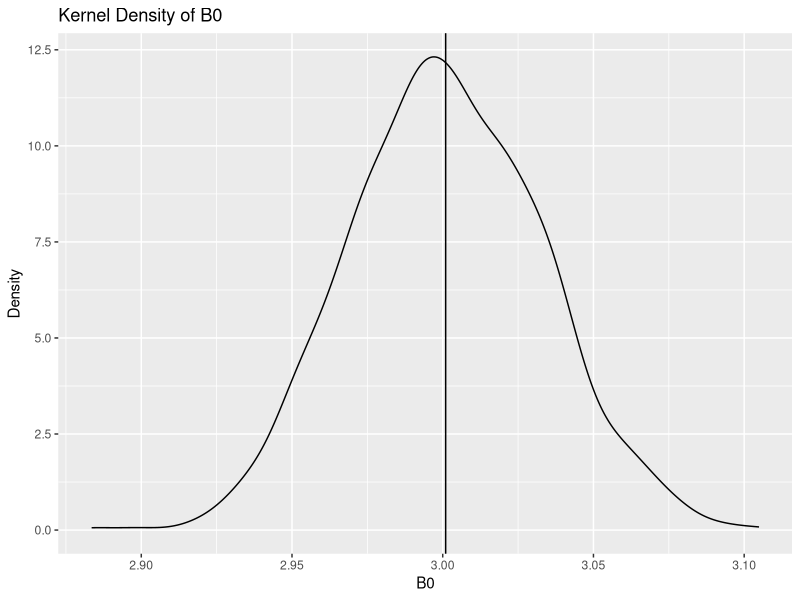
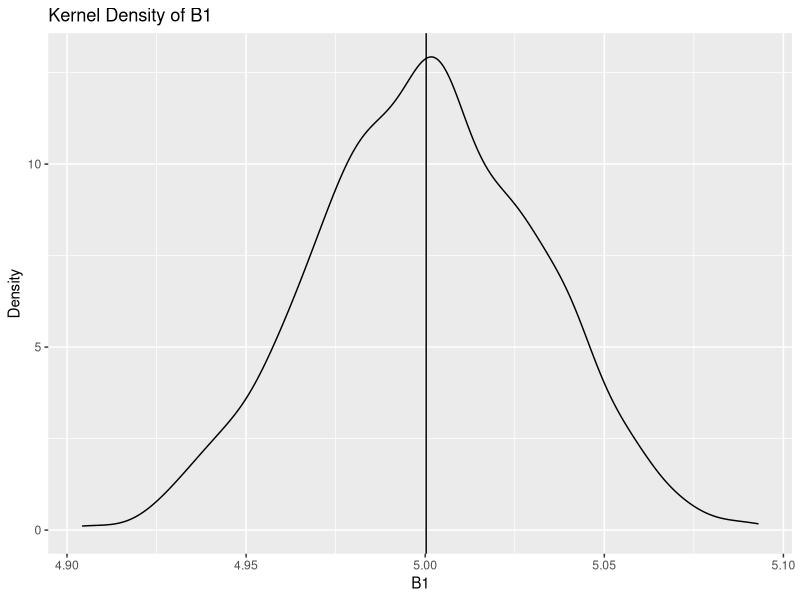
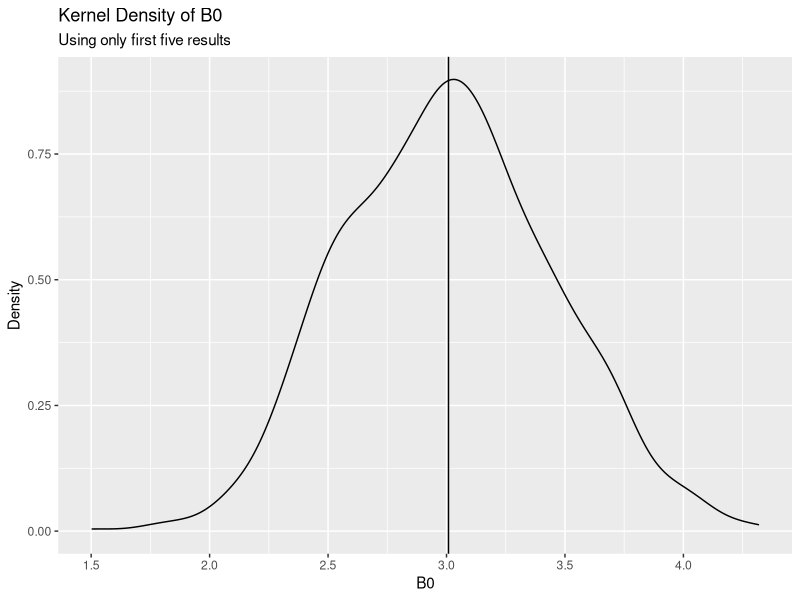
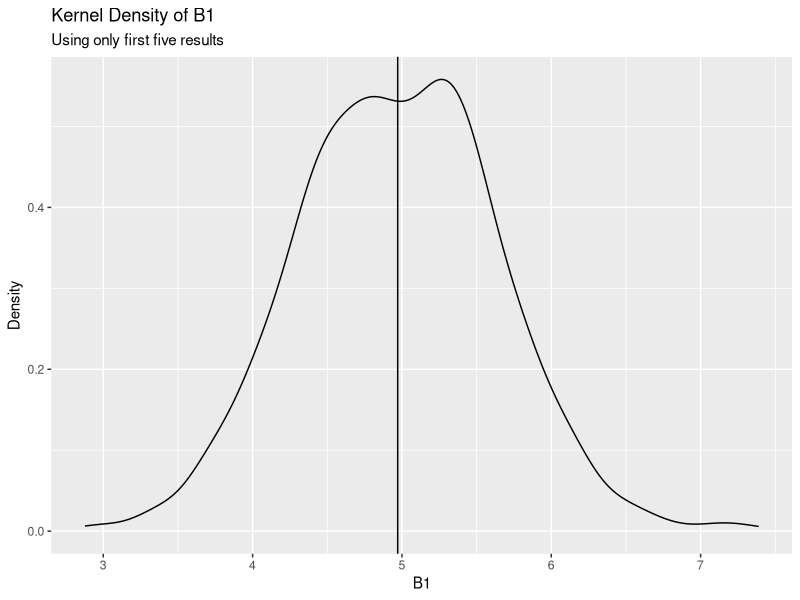

Write R code to recreate these figures, in order.
## ---- chunk 1
knitr::opts_chunk$set(echo = TRUE)
library(tidyverse)
library(stats)
library(readr)
set.seed(6800)
options(scipen = 999)
## ---- chunk 2
data <- read.csv("x.csv")
## ---- chunk 3
dataframe <- data.frame(matrix(ncol = 3, nrow = 1000))

for(i in 1:1000){
maindata <- data %>%
  mutate(u = rnorm(1000)) %>%
  mutate(y = (3 + 5*`x` + `u`))

regression <- lm(y ~ x, data = maindata)

m <- summary(regression)

dataframe$X1[i] <- regression$coefficients[1]

dataframe$X2[i] <- regression$coefficients[2]

dataframe$X3[i] <- m$sigma
}
## ---- chunk 4
ggplot(dataframe, aes(X1)) +
  geom_density() +
  labs(x = "B0", 
       y = "Density",
       title = "Kernel Density of B0") +
  geom_vline(xintercept = mean(dataframe$X1))

ggplot(dataframe, aes(X2)) +
  geom_density() +
  labs(x = "B1",
       y = "Density",
       title = "Kernel Density of B1") +
  geom_vline(xintercept = mean(dataframe$X2))
## ---- chunk 5
dataframe2 <- data.frame(matrix(ncol = 3, nrow = 1000))

for(i in 1:1000){
maindata <- data %>%
  mutate(u = rnorm(1000)) %>%
  mutate(y = (3 + 5*`x` + `u`))

bdata <- maindata[1:5,]

regression <- lm(y ~ x, data = bdata)

m <- summary(regression)

dataframe2$X1[i] <- regression$coefficients[1]

dataframe2$X2[i] <- regression$coefficients[2]

dataframe2$X3[i] <- m$sigma
}
## ---- chunk 6
ggplot(dataframe2, aes(X1)) +
  geom_density() +
  labs(x = "B0", 
       y = "Density",
       title = "Kernel Density of B0",
       subtitle = "Using only first five results") +
  geom_vline(xintercept = mean(dataframe2$X1))

ggplot(dataframe2, aes(X2)) +
  geom_density() +
  labs(x = "B1",
       y = "Density",
       title = "Kernel Density of B1",
       subtitle = "Using only first five results") +
  geom_vline(xintercept = mean(dataframe2$X2))
## ---- chunk 7
dataframe3 <- data.frame(matrix(ncol = 3, nrow = 1000))

for(i in 1:1000){
maindata <- data %>%
  mutate(u = runif(n = 1000, min = -1, max = 1)) %>%
  mutate(y = (3 + 5*`x` + `u`))

regression <- lm(y ~ x, data = maindata)

m <- summary(regression)

dataframe3$X1[i] <- regression$coefficients[1]

dataframe3$X2[i] <- regression$coefficients[2]

dataframe3$X3[i] <- m$sigma
}

dataframe4 <- data.frame(matrix(ncol = 3, nrow = 1000))

for(i in 1:1000){
maindata <- data %>%
  mutate(u = runif(n = 1000, min = -1, max = 1)) %>%
  mutate(y = (3 + 5*`x` + `u`))

ddata <- maindata[1:5,]

regression <- lm(y ~ x, data = ddata)

m <- summary(regression)

dataframe4$X1[i] <- regression$coefficients[1]

dataframe4$X2[i] <- regression$coefficients[2]

dataframe4$X3[i] <- m$sigma
}
## ---- chunk 8
hibbs <- read.csv("hibbs.csv")
## ---- chunk 9
reg2a <- lm(unemployment ~ percleft, data = hibbs)
summary(reg2a)
## ---- chunk 10
reg2b <- lm(inflation ~ percleft, data = hibbs)
summary(reg2b)
